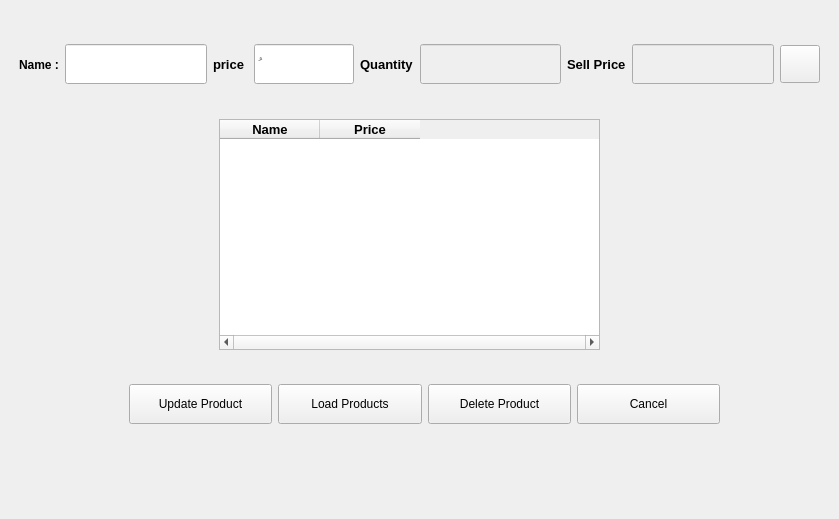
      <widget class="QWidget" name="product">
       <attribute name="icon">
        <iconset resource="resource.qrc">
         <normaloff>:/icons/assests/whiteIcon/archive.svg</normaloff>:/icons/assests/whiteIcon/archive.svg</iconset>
       </attribute>
       <attribute name="title">
        <string/>
       </attribute>
       <widget class="QWidget" name="product_widget" native="true">
        <property name="geometry">
         <rect>
          <x>9</x>
          <y>9</y>
          <width>821</width>
          <height>501</height>
         </rect>
        </property>
        <widget class="QWidget" name="AddClient_2" native="true">
         <property name="geometry">
          <rect>
           <x>10</x>
           <y>0</y>
           <width>801</width>
           <height>111</height>
          </rect>
         </property>
         <property name="maximumSize">
          <size>
           <width>16777215</width>
           <height>500</height>
          </size>
         </property>
         <property name="styleSheet">
          <string notr="true"/>
         </property>
         <layout class="QHBoxLayout" name="horizontalLayout_3">
          <item>
           <widget class="QLabel" name="label_5">
            <property name="font">
             <font>
              <weight>75</weight>
              <bold>true</bold>
             </font>
            </property>
            <property name="text">
             <string>Name :</string>
            </property>
           </widget>
          </item>
          <item>
           <widget class="QLineEdit" name="productName">
            <property name="maximumSize">
             <size>
              <width>16777215</width>
              <height>40</height>
             </size>
            </property>
            <property name="font">
             <font>
              <pointsize>10</pointsize>
             </font>
            </property>
           </widget>
          </item>
          <item>
           <widget class="QLabel" name="label_6">
            <property name="font">
             <font>
              <pointsize>10</pointsize>
              <weight>75</weight>
              <bold>true</bold>
             </font>
            </property>
            <property name="text">
             <string>price </string>
            </property>
           </widget>
          </item>
          <item>
           <widget class="QLineEdit" name="productPrice">
            <property name="maximumSize">
             <size>
              <width>100</width>
              <height>40</height>
             </size>
            </property>
            <property name="font">
             <font>
              <pointsize>10</pointsize>
             </font>
            </property>
            <property name="text">
             <string/>
            </property>
            <property name="placeholderText">
             <string>ُ</string>
            </property>
           </widget>
          </item>
          <item>
           <widget class="QLabel" name="label_7">
            <property name="font">
             <font>
              <pointsize>10</pointsize>
              <weight>75</weight>
              <bold>true</bold>
             </font>
            </property>
            <property name="text">
             <string>Quantity</string>
            </property>
           </widget>
          </item>
          <item>
           <widget class="QLineEdit" name="productQuantity">
            <property name="enabled">
             <bool>false</bool>
            </property>
            <property name="maximumSize">
             <size>
              <width>180</width>
              <height>40</height>
             </size>
            </property>
            <property name="font">
             <font>
              <pointsize>10</pointsize>
             </font>
            </property>
           </widget>
          </item>
          <item>
           <widget class="QLabel" name="label_8">
            <property name="font">
             <font>
              <pointsize>10</pointsize>
              <weight>75</weight>
              <bold>true</bold>
             </font>
            </property>
            <property name="text">
             <string>Sell Price</string>
            </property>
           </widget>
          </item>
          <item>
           <widget class="QLineEdit" name="productselPrice">
            <property name="enabled">
             <bool>false</bool>
            </property>
            <property name="maximumSize">
             <size>
              <width>16777215</width>
              <height>40</height>
             </size>
            </property>
            <property name="font">
             <font>
              <pointsize>10</pointsize>
             </font>
            </property>
           </widget>
          </item>
          <item>
           <widget class="QPushButton" name="sendProductData">
            <property name="maximumSize">
             <size>
              <width>16777215</width>
              <height>38</height>
             </size>
            </property>
            <property name="text">
             <string/>
            </property>
            <property name="icon">
             <iconset resource="resource.qrc">
              <normaloff>:/icons/assests/whiteIcon/check.svg</normaloff>:/icons/assests/whiteIcon/check.svg</iconset>
            </property>
            <property name="iconSize">
             <size>
              <width>50</width>
              <height>30</height>
             </size>
            </property>
           </widget>
          </item>
         </layout>
        </widget>
        <widget class="QWidget" name="clientInfo_2" native="true">
         <property name="geometry">
          <rect>
           <x>110</x>
           <y>110</y>
           <width>591</width>
           <height>241</height>
          </rect>
         </property>
         <property name="sizePolicy">
          <sizepolicy hsizetype="Maximum" vsizetype="Maximum">
           <horstretch>0</horstretch>
           <verstretch>0</verstretch>
          </sizepolicy>
         </property>
         <property name="styleSheet">
          <string notr="true"/>
         </property>
         <widget class="QTableWidget" name="productTable">
          <property name="geometry">
           <rect>
            <x>100</x>
            <y>0</y>
            <width>381</width>
            <height>231</height>
           </rect>
          </property>
          <property name="verticalScrollBarPolicy">
           <enum>Qt::ScrollBarAsNeeded</enum>
          </property>
          <property name="horizontalScrollBarPolicy">
           <enum>Qt::ScrollBarAlwaysOn</enum>
          </property>
          <property name="sizeAdjustPolicy">
           <enum>QAbstractScrollArea::AdjustToContentsOnFirstShow</enum>
          </property>
          <column>
           <property name="text">
            <string>Name</string>
           </property>
           <property name="toolTip">
            <string/>
           </property>
           <property name="font">
            <font>
             <pointsize>10</pointsize>
             <weight>75</weight>
             <bold>true</bold>
            </font>
           </property>
           <property name="icon">
            <iconset resource="resource.qrc">
             <normaloff>:/icons/assests/whiteIcon/user.svg</normaloff>:/icons/assests/whiteIcon/user.svg</iconset>
           </property>
          </column>
          <column>
           <property name="text">
            <string>Price</string>
           </property>
           <property name="font">
            <font>
             <pointsize>10</pointsize>
             <weight>75</weight>
             <bold>true</bold>
            </font>
           </property>
           <property name="icon">
            <iconset resource="resource.qrc">
             <normaloff>:/icons/assests/whiteIcon/dollar-sign.svg</normaloff>:/icons/assests/whiteIcon/dollar-sign.svg</iconset>
           </property>
          </column>
         </widget>
        </widget>
        <widget class="QWidget" name="widget_2" native="true">
         <property name="geometry">
          <rect>
           <x>120</x>
           <y>370</y>
           <width>591</width>
           <height>51</height>
          </rect>
         </property>
         <property name="minimumSize">
          <size>
           <width>0</width>
           <height>40</height>
          </size>
         </property>
         <layout class="QHBoxLayout" name="horizontalLayout_4">
          <item>
           <widget class="QPushButton" name="upProduct">
            <property name="maximumSize">
             <size>
              <width>16777215</width>
              <height>40</height>
             </size>
            </property>
            <property name="text">
             <string>Update Product</string>
            </property>
           </widget>
          </item>
          <item>
           <widget class="QPushButton" name="loadProducts">
            <property name="maximumSize">
             <size>
              <width>16777215</width>
              <height>40</height>
             </size>
            </property>
            <property name="text">
             <string>Load Products</string>
            </property>
           </widget>
          </item>
          <item>
           <widget class="QPushButton" name="removeProduct">
            <property name="maximumSize">
             <size>
              <width>16777215</width>
              <height>40</height>
             </size>
            </property>
            <property name="text">
             <string>Delete Product</string>
            </property>
           </widget>
          </item>
          <item>
           <widget class="QPushButton" name="cancelProduct">
            <property name="maximumSize">
             <size>
              <width>16777215</width>
              <height>40</height>
             </size>
            </property>
            <property name="text">
             <string>Cancel</string>
            </property>
           </widget>
          </item>
         </layout>
        </widget>
       </widget>
      </widget>
